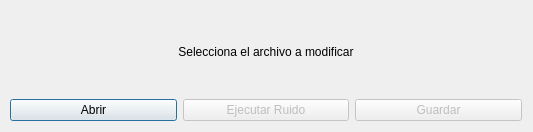
<?xml version="1.0" encoding="UTF-8"?>
<ui version="4.0">
 <class>RuidoGaussiano</class>
 <widget class="QDialog" name="RuidoGaussiano">
  <property name="geometry">
   <rect>
    <x>0</x>
    <y>0</y>
    <width>533</width>
    <height>132</height>
   </rect>
  </property>
  <property name="windowTitle">
   <string>Dialog</string>
  </property>
  <property name="sizeGripEnabled">
   <bool>false</bool>
  </property>
  <widget class="QWidget" name="verticalLayoutWidget">
   <property name="geometry">
    <rect>
     <x>10</x>
     <y>10</y>
     <width>512</width>
     <height>111</height>
    </rect>
   </property>
   <layout class="QVBoxLayout" name="verticalLayout">
    <item>
     <widget class="QLabel" name="label">
      <property name="text">
       <string>Selecciona el archivo a modificar</string>
      </property>
      <property name="alignment">
       <set>Qt::AlignCenter</set>
      </property>
     </widget>
    </item>
    <item>
     <layout class="QHBoxLayout" name="horizontalLayout">
      <item>
       <widget class="QPushButton" name="pushButton">
        <property name="text">
         <string>Abrir</string>
        </property>
       </widget>
      </item>
      <item>
       <widget class="QPushButton" name="pushButton_3">
        <property name="enabled">
         <bool>false</bool>
        </property>
        <property name="text">
         <string>Ejecutar Ruido</string>
        </property>
       </widget>
      </item>
      <item>
       <widget class="QPushButton" name="pushButton_2">
        <property name="enabled">
         <bool>false</bool>
        </property>
        <property name="text">
         <string>Guardar</string>
        </property>
       </widget>
      </item>
     </layout>
    </item>
   </layout>
  </widget>
 </widget>
 <resources/>
 <connections/>
</ui>
